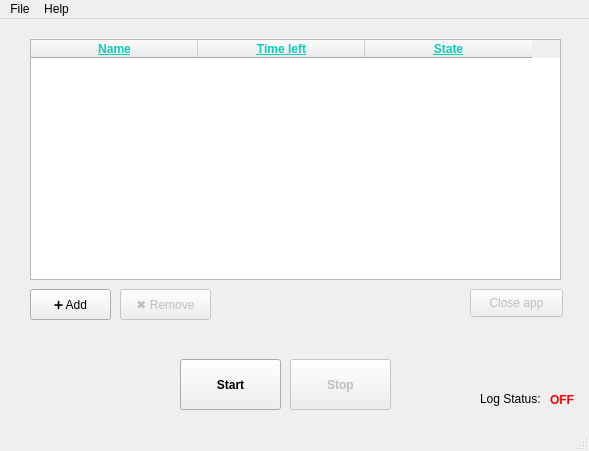
<?xml version="1.0" encoding="UTF-8"?>
<ui version="4.0">
 <class>MainWindow</class>
 <widget class="QMainWindow" name="MainWindow">
  <property name="geometry">
   <rect>
    <x>0</x>
    <y>0</y>
    <width>589</width>
    <height>451</height>
   </rect>
  </property>
  <property name="windowTitle">
   <string>App Limiter</string>
  </property>
  <property name="styleSheet">
   <string notr="true"/>
  </property>
  <widget class="QWidget" name="centralwidget">
   <widget class="QPushButton" name="addbtn">
    <property name="geometry">
     <rect>
      <x>30</x>
      <y>270</y>
      <width>81</width>
      <height>31</height>
     </rect>
    </property>
    <property name="font">
     <font>
      <pointsize>9</pointsize>
     </font>
    </property>
    <property name="styleSheet">
     <string notr="true"/>
    </property>
    <property name="text">
     <string>➕ Add</string>
    </property>
   </widget>
   <widget class="QPushButton" name="deletebtn">
    <property name="enabled">
     <bool>false</bool>
    </property>
    <property name="geometry">
     <rect>
      <x>120</x>
      <y>270</y>
      <width>91</width>
      <height>31</height>
     </rect>
    </property>
    <property name="font">
     <font>
      <pointsize>9</pointsize>
     </font>
    </property>
    <property name="styleSheet">
     <string notr="true"/>
    </property>
    <property name="text">
     <string>✖️ Remove</string>
    </property>
   </widget>
   <widget class="QTableWidget" name="list_apps">
    <property name="enabled">
     <bool>true</bool>
    </property>
    <property name="geometry">
     <rect>
      <x>30</x>
      <y>20</y>
      <width>531</width>
      <height>241</height>
     </rect>
    </property>
    <property name="font">
     <font>
      <pointsize>9</pointsize>
      <weight>50</weight>
      <bold>false</bold>
     </font>
    </property>
    <property name="styleSheet">
     <string notr="true"/>
    </property>
    <property name="editTriggers">
     <set>QAbstractItemView::NoEditTriggers</set>
    </property>
    <property name="alternatingRowColors">
     <bool>false</bool>
    </property>
    <property name="selectionMode">
     <enum>QAbstractItemView::SingleSelection</enum>
    </property>
    <property name="selectionBehavior">
     <enum>QAbstractItemView::SelectRows</enum>
    </property>
    <property name="showGrid">
     <bool>true</bool>
    </property>
    <property name="gridStyle">
     <enum>Qt::SolidLine</enum>
    </property>
    <property name="sortingEnabled">
     <bool>false</bool>
    </property>
    <property name="wordWrap">
     <bool>true</bool>
    </property>
    <property name="cornerButtonEnabled">
     <bool>true</bool>
    </property>
    <property name="columnCount">
     <number>3</number>
    </property>
    <attribute name="horizontalHeaderVisible">
     <bool>true</bool>
    </attribute>
    <attribute name="horizontalHeaderCascadingSectionResizes">
     <bool>true</bool>
    </attribute>
    <attribute name="horizontalHeaderMinimumSectionSize">
     <number>50</number>
    </attribute>
    <attribute name="horizontalHeaderDefaultSectionSize">
     <number>167</number>
    </attribute>
    <attribute name="horizontalHeaderShowSortIndicator" stdset="0">
     <bool>false</bool>
    </attribute>
    <attribute name="horizontalHeaderStretchLastSection">
     <bool>false</bool>
    </attribute>
    <attribute name="verticalHeaderCascadingSectionResizes">
     <bool>true</bool>
    </attribute>
    <attribute name="verticalHeaderDefaultSectionSize">
     <number>45</number>
    </attribute>
    <column>
     <property name="text">
      <string>Name</string>
     </property>
     <property name="font">
      <font>
       <weight>75</weight>
       <bold>true</bold>
       <underline>true</underline>
      </font>
     </property>
     <property name="background">
      <color>
       <red>0</red>
       <green>0</green>
       <blue>0</blue>
      </color>
     </property>
     <property name="foreground">
      <brush brushstyle="SolidPattern">
       <color alpha="255">
        <red>8</red>
        <green>204</green>
        <blue>188</blue>
       </color>
      </brush>
     </property>
    </column>
    <column>
     <property name="text">
      <string>Time left</string>
     </property>
     <property name="font">
      <font>
       <weight>75</weight>
       <bold>true</bold>
       <underline>true</underline>
      </font>
     </property>
     <property name="foreground">
      <brush brushstyle="SolidPattern">
       <color alpha="255">
        <red>8</red>
        <green>204</green>
        <blue>188</blue>
       </color>
      </brush>
     </property>
    </column>
    <column>
     <property name="text">
      <string>State</string>
     </property>
     <property name="font">
      <font>
       <weight>75</weight>
       <bold>true</bold>
       <underline>true</underline>
      </font>
     </property>
     <property name="foreground">
      <brush brushstyle="SolidPattern">
       <color alpha="255">
        <red>8</red>
        <green>204</green>
        <blue>188</blue>
       </color>
      </brush>
     </property>
    </column>
   </widget>
   <widget class="QPushButton" name="startbtn">
    <property name="geometry">
     <rect>
      <x>180</x>
      <y>340</y>
      <width>101</width>
      <height>51</height>
     </rect>
    </property>
    <property name="font">
     <font>
      <weight>75</weight>
      <bold>true</bold>
     </font>
    </property>
    <property name="autoFillBackground">
     <bool>false</bool>
    </property>
    <property name="styleSheet">
     <string notr="true"/>
    </property>
    <property name="text">
     <string>Start</string>
    </property>
   </widget>
   <widget class="QPushButton" name="stopbtn">
    <property name="enabled">
     <bool>false</bool>
    </property>
    <property name="geometry">
     <rect>
      <x>290</x>
      <y>340</y>
      <width>101</width>
      <height>51</height>
     </rect>
    </property>
    <property name="font">
     <font>
      <weight>75</weight>
      <bold>true</bold>
     </font>
    </property>
    <property name="autoFillBackground">
     <bool>false</bool>
    </property>
    <property name="styleSheet">
     <string notr="true"/>
    </property>
    <property name="text">
     <string>Stop</string>
    </property>
   </widget>
   <widget class="QLabel" name="label_4">
    <property name="geometry">
     <rect>
      <x>480</x>
      <y>370</y>
      <width>81</width>
      <height>20</height>
     </rect>
    </property>
    <property name="styleSheet">
     <string notr="true"/>
    </property>
    <property name="text">
     <string>Log Status:</string>
    </property>
   </widget>
   <widget class="QLabel" name="log_status">
    <property name="geometry">
     <rect>
      <x>550</x>
      <y>370</y>
      <width>41</width>
      <height>21</height>
     </rect>
    </property>
    <property name="font">
     <font>
      <weight>75</weight>
      <bold>true</bold>
     </font>
    </property>
    <property name="styleSheet">
     <string notr="true">color: rgb(255, 0, 0);</string>
    </property>
    <property name="text">
     <string>OFF</string>
    </property>
   </widget>
   <widget class="QPushButton" name="close_appbtn">
    <property name="enabled">
     <bool>false</bool>
    </property>
    <property name="geometry">
     <rect>
      <x>470</x>
      <y>270</y>
      <width>93</width>
      <height>28</height>
     </rect>
    </property>
    <property name="text">
     <string>Close app</string>
    </property>
   </widget>
  </widget>
  <widget class="QMenuBar" name="menubar">
   <property name="geometry">
    <rect>
     <x>0</x>
     <y>0</y>
     <width>589</width>
     <height>26</height>
    </rect>
   </property>
   <widget class="QMenu" name="menuFile">
    <property name="title">
     <string>File</string>
    </property>
    <addaction name="actionSettings"/>
   </widget>
   <widget class="QMenu" name="menuHelp">
    <property name="title">
     <string>Help</string>
    </property>
   </widget>
   <addaction name="menuFile"/>
   <addaction name="menuHelp"/>
  </widget>
  <widget class="QStatusBar" name="statusbar"/>
  <action name="actionSettings">
   <property name="text">
    <string>Settings</string>
   </property>
  </action>
 </widget>
 <resources/>
 <connections/>
 <buttongroups>
  <buttongroup name="buttonGroup"/>
 </buttongroups>
</ui>
